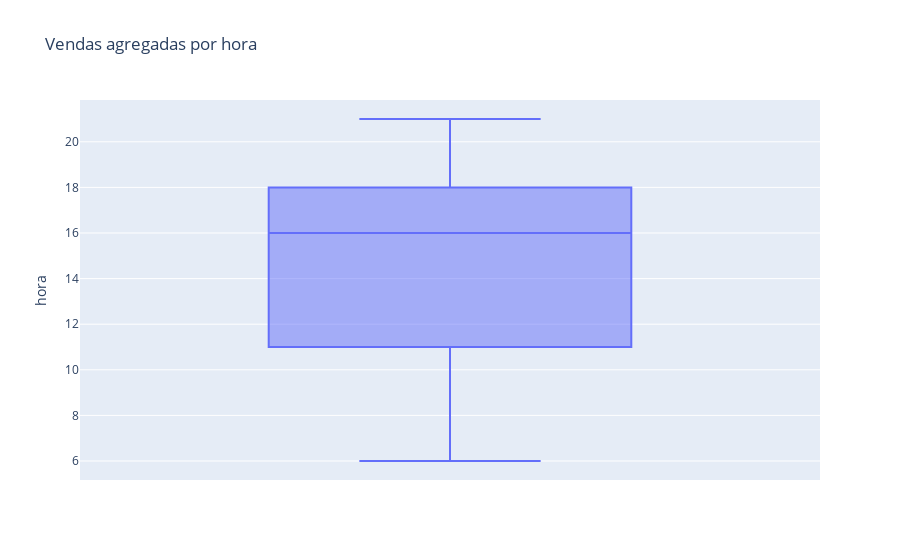

Write notebook code for a chart like this one.
### Markdown cell above
### Modo Simples

### Code cell
fig1 = px.box(dia_hora_df, y = 'hora', hover_data=['item_count'], title= ' Vendas agregadas por hora')

py.iplot(fig1, filename = 'Boxplot_Vendas_agregadas_hora.html')

### Figure 1 — Plotly figure (JSON) as saved in the notebook; plotly's stock layout.template omitted (floating-point values rounded to 4 significant figures; data arrays with more than 128 entries replaced by an {"elided": "..."} marker saying what was removed)
{"data": [{"alignmentgroup": "True", "customdata": {"elided": "23199x1 int values"}, "hovertemplate": "hora=%{y}<br>item_count=%{customdata[0]}<extra></extra>", "legendgroup": "", "marker": {"color": "#636efa"}, "name": "", "notched": false, "offsetgroup": "", "orientation": "v", "showlegend": false, "type": "box", "x0": " ", "xaxis": "x", "y": {"elided": "23199 int values"}, "y0": " ", "yaxis": "y"}], "layout": {"boxmode": "group", "legend": {"tracegroupgap": 0}, "title": {"text": " Vendas agregadas por hora"}, "xaxis": {"anchor": "y", "domain": [0, 1]}, "yaxis": {"anchor": "x", "domain": [0, 1], "title": {"text": "hora"}}}}
